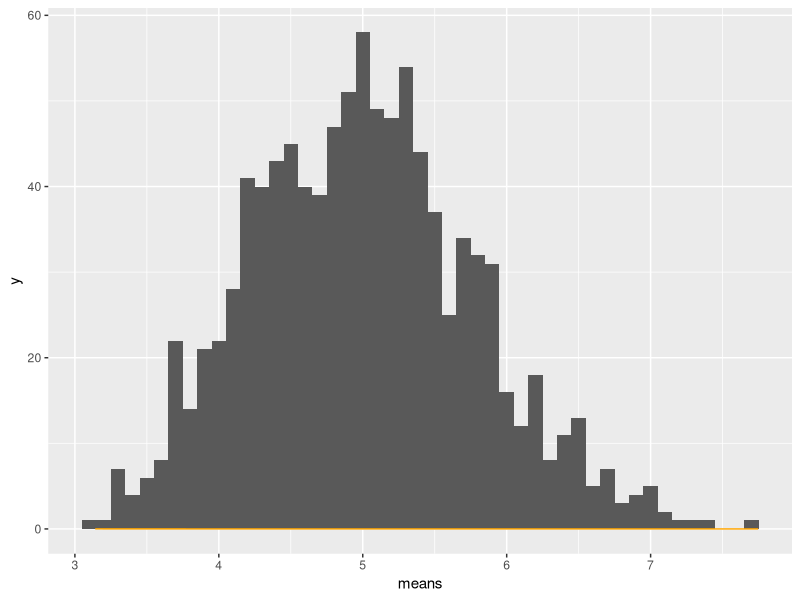
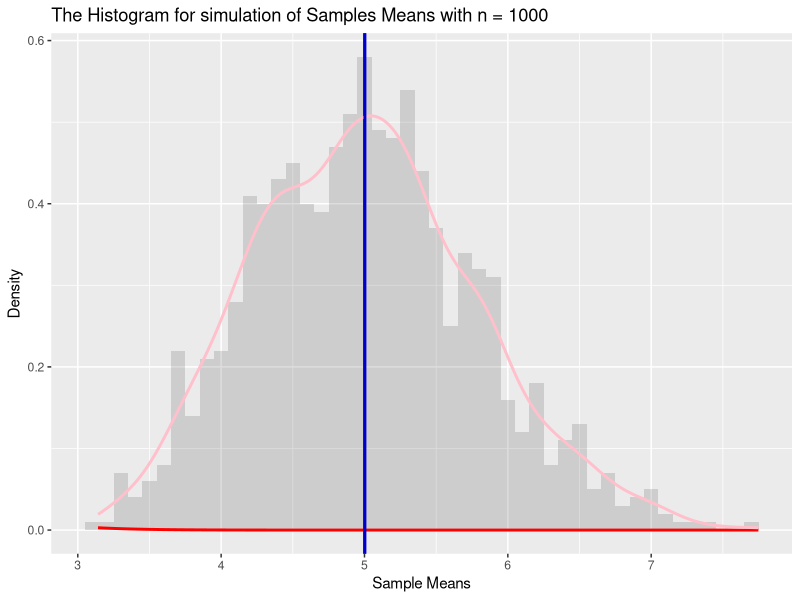

Write the R code that produced these figures, in order.
## ---- chunk 1
knitr::opts_chunk$set(echo = TRUE)
## ---- chunk 2
library(ggplot2)
## ---- chunk 3
#Setting the seed to ensure reproduceability
set.seed(11081990)

#Setting lambda as 0.2
lambda <- 0.2 
#Set values of n
n <- 40

#Obtain the sample mean of 1 simulation with the above parameters
#Obtain sample mean of 1000 simulations with the same above parameters
#Calculate the mean of this simulation of sample means
expoDist <- matrix(data=rexp(n * 1000, lambda), nrow=1000)
expoDistMeans <- data.frame(means=apply(expoDist, 1, mean))

#Plot the means obtained
ggplot(data = expoDistMeans, aes(x = means)) + 
  geom_histogram(binwidth=0.1) +  stat_function(fun = dnorm, color = "orange") +
  scale_x_continuous(breaks=round(seq(min(expoDistMeans$means), max(expoDistMeans$means), by=1)))
## ---- chunk 4
th <- 1/lambda
th  #Let Th be the expected mean 
## ---- chunk 5
mean1000 <- mean(expoDistMeans$means)
mean1000
## ---- chunk 6
#Find the expected standard deviation 
sd <- 1/lambda/sqrt(n)
sd
#Variance of standard deviation obtained as
Vare <- sd^2
Vare
## ---- chunk 7
sd_x <- sd(expoDistMeans$means)
sd_x
Var_x <- var(expoDistMeans$means)
Var_x
## ---- chunk 8
#To plot the sample means obtained from the simulation.
ggplot(data = expoDistMeans, aes(x = means)) + 
  geom_histogram(binwidth=0.1, aes(y=..density..), alpha=0.2) + 
  stat_function(fun = dnorm, arg = list(mean = th , sd = sd), colour = "red", size=1) + 
  geom_vline(xintercept = th, size=1, colour="#CC0000") + 
  geom_density(colour="pink", size=1) +
  geom_vline(xintercept = mean1000, size=1, colour="#0000CC") + 
  scale_x_continuous(breaks=seq(th-3,th+3,1), limits=c(th-3,th+3))  + ggtitle("The Histogram for simulation of Samples Means with n = 1000") + scale_x_continuous("Sample Means") + ylab("Density")
